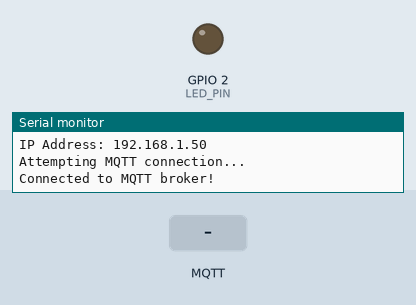
Recording of a sketch running on a simulated ESP32. Shown: output pins drawn as LEDs (lit = HIGH), the last lines printed to the serial monitor. The inputs (shaded band) are chosen by the test bench. WiFi joins after 1.5 s; servers stay silent unless stated; random numbers use the default seed unless the sketch sets one; no MQTT or app messages arrive unless stated.

Above: at 3.2 s.
3.3 s: MQTT message "on" arrives on the first subscribed topic
At 4.1 s:
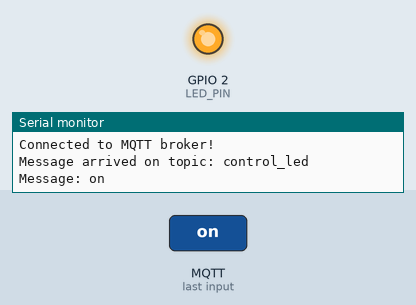
4.8 s: MQTT message "off" arrives on the first subscribed topic
At 5.3 s:
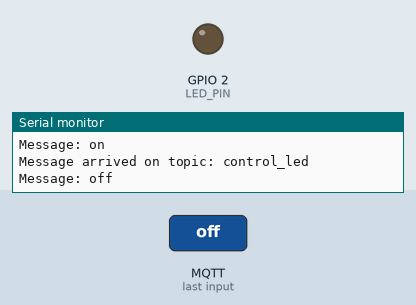
Timing chart, 0 to 7.8 s (numbered marks = the images above; inputs shaded):
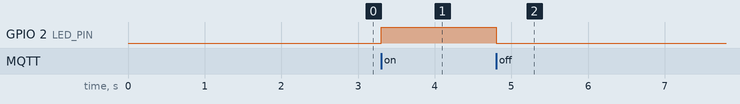

Measured:
- after the input at 3.3 s, GPIO 2 (LED_PIN): LOW → HIGH at once
- after the input at 4.8 s, GPIO 2 (LED_PIN): HIGH → LOW at once

The sketch:

arduino_interaction_with_esp32_.ino
```cpp
#include <WiFi.h>
#include <PubSubClient.h>

const char* ssid = "JohnHughes - Vip 2.4GHz";
const char* password = "Qlalf2ek!@";
const char* mqttServer = "192.168.1.144";
const int mqttPort = 1883;
const char* mqttTopic = "control_led";

WiFiClient espClient;
PubSubClient client(espClient);

const int LED_PIN = 2;
bool ledState = false;

void setup() {
  Serial.begin(115200);
  pinMode(LED_PIN, OUTPUT);

  connectToWiFi();
  connectToMQTT();
}

void loop() {
  if (!client.connected()) {
    reconnect();
  }
  client.loop();
}

void callback(char* topic, byte* message, unsigned int length) {
  Serial.print("Message arrived on topic: ");
  Serial.println(topic);
  Serial.print("Message: ");

  // Convert byte message to string
  String messageStr = "";
  for (int i = 0; i < length; i++) {
    messageStr += (char)message[i];
  }
  Serial.println(messageStr);

  // Toggle LED state based on message content
  if (messageStr == "on") {
    ledState = true;
  } else if (messageStr == "off") {
    ledState = false;
  }

  // Update LED
  digitalWrite(LED_PIN, ledState ? HIGH : LOW);
}

void connectToWiFi() {
  Serial.println("Connecting to Wi-Fi...");
  WiFi.begin(ssid, password);
  int attempt = 0;
  while (WiFi.status() != WL_CONNECTED && attempt < 10) {
    delay(1000);
    Serial.println("Attempting to connect to Wi-Fi...");
    attempt++;
  }
  if (WiFi.status() == WL_CONNECTED) {
    Serial.println("Connected to Wi-Fi!");
    Serial.print("IP Address: ");
    Serial.println(WiFi.localIP());
  } else {
    Serial.println("Failed to connect to Wi-Fi!");
  }
}

void connectToMQTT() {
  client.setServer(mqttServer, mqttPort);
  client.setCallback(callback);
  Serial.println("Attempting MQTT connection...");
  String clientId = "ESP32Client-" + String(random(0xffff), HEX);
  if (client.connect(clientId.c_str())) {
    Serial.println("Connected to MQTT broker!");
    client.subscribe(mqttTopic);
  } else {
    Serial.print("Failed to connect to MQTT broker, rc=");
    Serial.print(client.state());
    Serial.println(" Trying again in 5 seconds...");
    delay(5000);
  }
}

void reconnect() {
  while (!client.connected()) {
    connectToWiFi();
    connectToMQTT();
  }
}
```
